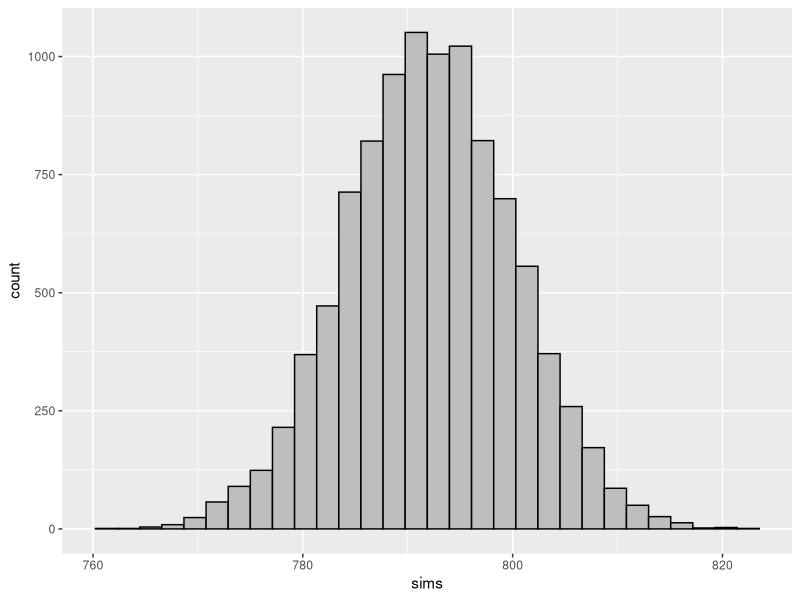
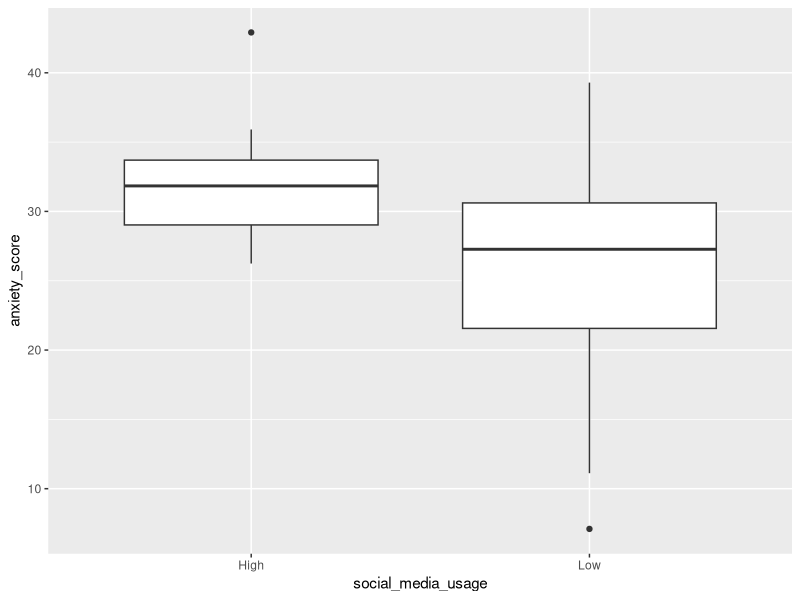

R code for these plots, in order:
## ---- chunk 1
knitr::opts_chunk$set(warning = FALSE, message = FALSE)
library(tidyverse)
## ---- chunk 2
# Instructions for how students should define tests
STUDENT_NUMBER <- 1010057028;  # replace 130 by your real student number
## ---- chunk 3
# load in and rename the data
michelson <- tibble(morley)
## ---- chunk 4
# Replace NULL below by your answer (it should be a character, e.g., "name")
Q1a_varname <- "Speed"

# Replace NULL below by your answer from the following list: 
# "mph", "km/s", "m/s", "km/h"
Q1a_units <- "km/s"
## ---- chunk 5
# Replace NULL below by your answer for the test statistic
Q1c_vhat <- mean(michelson[["Speed"]])

# Replace NULL below by your answer for the parameter value under the null
Q1c_v <- 792
## ---- chunk 6
### DO NOT CHANGE THE CODE BELOW ####
print(STUDENT_NUMBER)     # Make sure that this is your student number
                          # If it isn't correct, go to the SETUP section and 
                          # store the correct value of your student number in
                          # the STUDENT_NUMBER variable (and run the code chunk)
                          # then come back to this question
                          # Make sure you don't share screenshots of your 
                          # solution that share your student number with others
set.seed(STUDENT_NUMBER)  # REQUIRED so the random sample is reproducible!

# setup
n_trials <- 10000  # number of simulations/trials
n_sample <- 100  # number of observations in random sample
mu <- 792  # in units of km/s
sigma <- 80  # in units of km/s

# simulate!
vhat_simulations <- rnorm(n_trials, mean = mu, sd = sigma)
for (i in 1:n_trials){
  vel_sim <- rnorm(n_sample, mean = mu, sd = sigma)
  vhat_sim <- mean(vel_sim)
  vhat_simulations[i] <- vhat_sim
}
### DO NOT CHANGE THE CODE ABOVE ####
## ---- chunk 7
# Replace NULL below by your answer for the simulated test statistic value
Q1d_vhat_sim_100 <- vhat_simulations[100]
## ---- chunk 8
tibble(sims = vhat_simulations) %>% ggplot(aes(x=sims)) +
  geom_histogram(color = "black",
           fill = "gray")
## ---- chunk 9
# Replace NULL with your answer below
Q1f_pvalue <- sum(abs(vhat_simulations - 792) >= abs(Q1c_vhat - Q1c_v)) / n_trials
## ---- chunk 10
# Replace NULL with your answer below
Q1h_pvalue <- NULL
## ---- chunk 11
# Replace NULL with your answer below (either TRUE or FALSE)
Q1h_reject <- NULL
## ---- chunk 12
# Replace NULL with your answer below (should be a modified tibble)
Q2a_michelson_2samp <- NULL
## ---- chunk 13
# add your plots below
## ---- chunk 14
# Note: including the .groups="drop" option in summarise() will suppress 
# a friendly warning that R normally prints out:
# "`summarise()` ungrouping output (override with `.groups` argument)".  
delta_vhat <- 
  michelson %>% 
  filter(Expt <= 2) %>% 
  group_by(Expt) %>%
  summarise(means = mean(Speed), .groups="drop") %>%
  summarise(value = diff(means)) %>%
  as.numeric()

print(delta_vhat)
## ---- chunk 15
### DO NOT CHANGE THE CODE BELOW ####
print(STUDENT_NUMBER)     # Make sure that this is your student number
                          # If it isn't correct, go to the SETUP section and 
                          # store the correct value of your student number in
                          # the STUDENT_NUMBER variable (and run the code chunk)
                          # then come back to this question
                          # Make sure you don't share screenshots of your 
                          # solution that share your student number with others
set.seed(STUDENT_NUMBER)  # REQUIRED so the random sample is reproducible!

# setup
n_trials <- 1000  # number of permutations

# simulate!
delta_vhat_simulations <- rep(NA, n_trials)
for(i in 1:n_trials){
  # perform a random permutation
  simdata <- 
    michelson %>% 
    filter(Expt <= 2) %>%
    mutate(Expt = sample(Expt, replace=FALSE))
  # compute the simulated test statistic
  delta_vhat_sim <- 
    simdata %>% 
    group_by(Expt) %>%
    summarise(means = mean(Speed), .groups="drop") %>%
    summarise(value = diff(means)) %>%
    as.numeric()
  # store the simulated value
  delta_vhat_simulations[i] <- delta_vhat_sim
}
### DO NOT CHANGE THE CODE ABOVE ####
## ---- chunk 16
# Replace NULL with your answer below
Q2d_pos <- NULL
Q2d_neg <- NULL
## ---- chunk 17
# add your plots below
## ---- chunk 18
# Replace NULL with your answer below
Q2f_pvalue <- NULL
## ---- chunk 19
# Replace NULL with your answer below (either TRUE or FALSE)
Q2f_reject <- NULL
## ---- chunk 20
# define our initial dataset
social_media_usage <- c(rep("Low", 30), rep("High", 16));
anxiety_score <- c(24.64, 39.29, 16.32, 32.83, 28.02, 
                   33.31, 20.60, 21.13, 26.69, 28.90,
                   26.43, 24.23, 7.10,  32.86, 21.06,
                   28.89, 28.71, 31.73, 30.02, 21.96,
                   25.49, 38.81, 27.85, 30.29, 30.72,
                   21.43, 22.24, 11.12, 30.86, 19.92,
                   33.57, 34.09, 27.63, 31.26,
                   35.91, 26.68, 29.49, 35.32,
                   26.24, 32.34, 31.34, 33.53,
                   27.62, 42.91, 30.20, 32.54)
anxiety_data <- tibble(social_media_usage, anxiety_score)

# preview our data
glimpse(anxiety_data)
## ---- chunk 21
# Code your answers here
anxiety_data %>%
  ggplot() +
  aes(x=social_media_usage, y=anxiety_score) +
  geom_boxplot()
## ---- chunk 22
# code your answer below
## ---- chunk 23
### DO NOT CHANGE THE CODE BELOW ####
print(STUDENT_NUMBER)     # Make sure that this is your student number
                          # If it isn't correct, go to the SETUP section and 
                          # store the correct value of your student number in
                          # the STUDENT_NUMBER variable (and run the code chunk)
                          # then come back to this question
                          # Make sure you don't share screenshots of your 
                          # solution that share your student number with others
set.seed(STUDENT_NUMBER)  # REQUIRED so the random sample is reproducible!
### DO NOT CHANGE THE CODE ABOVE ####

# code your answer below
## ---- chunk 24
# Replace NULL with your answer below
Q3f_pvalue <- NULL
## ---- chunk 25
# Replace NULL with your answer below (either TRUE or FALSE)
Q3f_reject <- NULL
